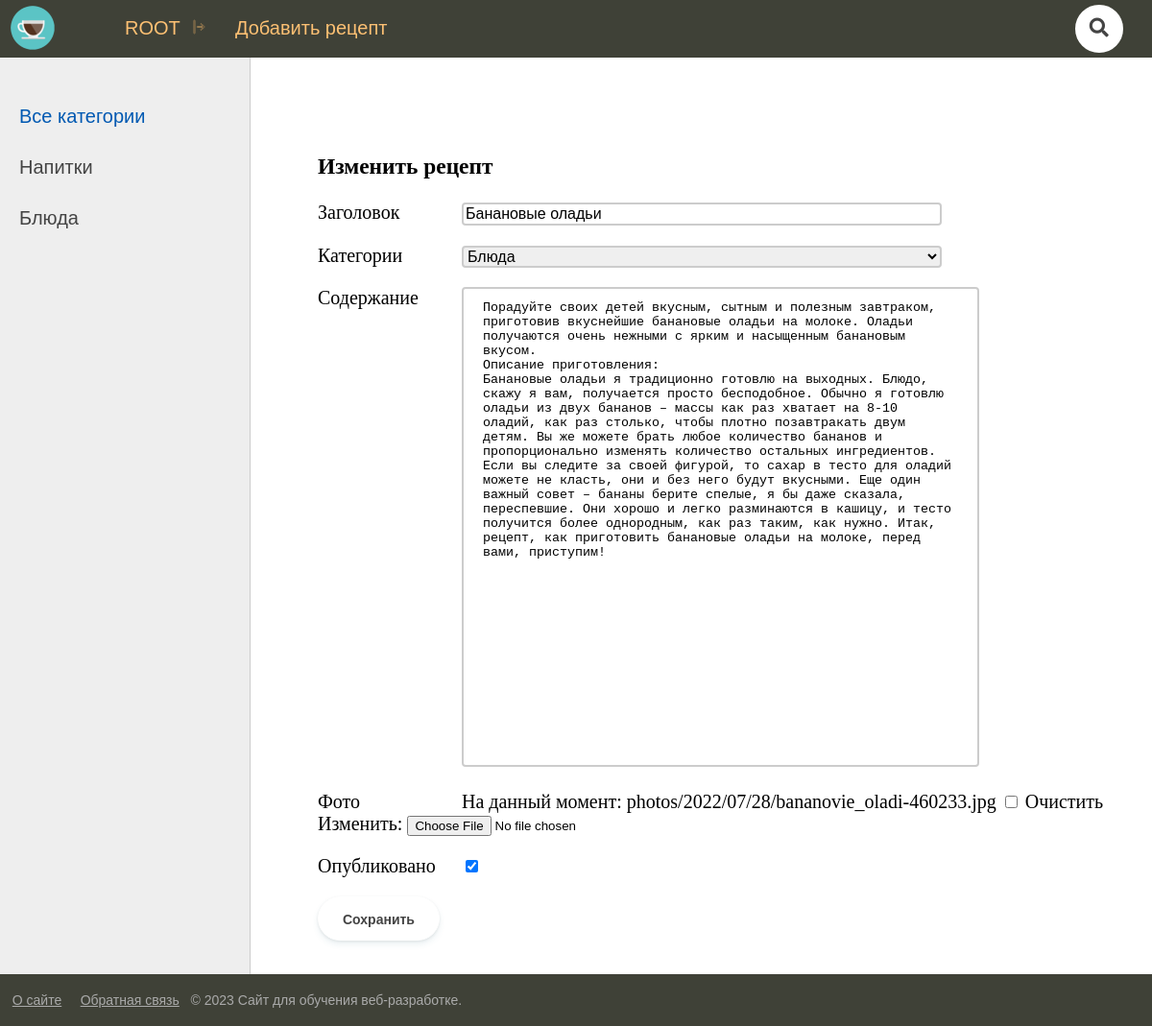
Page /post/bananovyie-oladi/edite/ (signed in) on the committed database.
### blog/models.py (models this page shows, shortened)
class Category(models.Model):
    name = models.CharField(max_length=100, db_index=True, verbose_name="Категория")
    slug = AutoSlugField(populate_from="name", max_length=255, unique=True, db_index=True, verbose_name="URL")
    def __str__(self):
        return self.name
    def get_absolute_url(self):
        return reverse('category', kwargs={'cat_slug': self.slug})
    class Meta:
        verbose_name = 'Категория'
        verbose_name_plural = 'Категории'
        ordering = ['id']

class Blog(models.Model):
    title = models.CharField(max_length=255, verbose_name="Заголовок")
    slug = AutoSlugField(populate_from="title", max_length=255, unique=True, db_index=True, verbose_name="URL")
    content = models.TextField(blank=True, verbose_name="Содержание")
    photo = models.ImageField(upload_to="photos/%Y/%m/%d/", verbose_name="Фото", blank=True)
    time_create = models.DateTimeField(auto_now_add=True, verbose_name="Время создания")
    time_update = models.DateTimeField(auto_now=True, verbose_name="Время изменения")
    is_published = models.BooleanField(default=False, verbose_name="Опубликовано")
    cat = models.ForeignKey('Category', on_delete=models.PROTECT, verbose_name="Категории")
    author = models.ForeignKey(User, on_delete=models.PROTECT, verbose_name="Автор")
    votes = GenericRelation("LikeDislike", related_query_name='blog')
    class Meta:
        verbose_name = 'Блог'
        verbose_name_plural = 'Блоги'
        ordering = ['-time_create', 'title']

### blog/views.py (the view)
# urls.py: path('post/<slug:slug>/edite/', PostUpdateView.as_view(), name='post_update'),
class PostUpdateView(DataMixin, UpdateView):
    model = Blog
    form_class = AddPostForm
    template_name = "blog/addpage.html"
    success_url = reverse_lazy("home")
    def dispatch(self, request, *args, **kwargs):
        author = Blog.objects.get(slug=self.kwargs["slug"]).author
        if request.user.is_authenticated and request.user == author:
            return super().dispatch(request, *args, **kwargs)
        else:
            return redirect("login")
    def get_context_data(self, *, object_list=None, **kwargs):
        context = super().get_context_data(**kwargs)
        context["title"] = "Изменить рецепт"
        c_def = self.get_user_data()
        context.update(c_def)
        return context

### blog/forms.py (shortened to what this page needs)
class AddPostForm(forms.ModelForm):
    def __init__(self, *args, **kwargs):
        super().__init__(*args, **kwargs)
        self.fields["cat"].empty_label = "Категория не выбрана"
    class Meta:
        model = Blog
        fields = ["title", "cat", "content", "photo", "is_published"]
        widgets ={
            "title": forms.TextInput(attrs={'class': 'form-input', "placeholder": "Название рецепта"}),
            "content": forms.Textarea(attrs={'cols': 60, 'rows': 10}),
        }

### blog/utils.py (called while the page is built)
    def get_user_data(self, **kwargs):
        context = kwargs
        cats = Category.objects.all()
        context["cats"] = cats
        context["header_menu"] = header_menu
        context["footer_menu"] = footer_menu
        if "cat_selected" not in context:
            context["cat_selected"] = 0
        return context

### blog/templates/blog/addpage.html (shortened to what this page needs)
{% extends 'blog/base.html' %}
{% block content %}
<h3>{{ title }}</h3>
<form action="{{ post.get_absolute_url }}" method="post" enctype="multipart/form-data">
{% for f in form %}
<p><label class="form-label" for="{{ f.id_for_label }}">{{ f.label }}</label>{{ f }}</p>
{% endfor %}
<button type="submit">Сохранить</button>
</form>
{% endblock %}

### blog/templates/blog/base.html (shortened to what this page needs)
{% load static %}
<!DOCTYPE html>
<html>
<head>
	<link type="text/css" href="{% static 'blog/css/styles.css' %}" rel="stylesheet" />
	<link rel="stylesheet" href="https://maxcdn.bootstrapcdn.com/font-awesome/4.5.0/css/font-awesome.min.css">
</head>
<body>
<table class="table-page" border=0 cellpadding="0" cellspacing="0">
<tr><td valign=top>
{% block mainmenu %}
		<div class="header">
			<ul id="mainmenu" class="mainmenu">
				<li class="logo"><a href="{% url 'home' %}"><div class="logo"></div></a></li>
				<li class="first">
				 {% if request.user.is_authenticated %}
					<li class="first"> {{user.username | upper }}&nbsp;&nbsp;<a href="{% url 'logout' %}"><img class="logout" src="{% static 'blog/images/logout1.svg' %}"</img></a></li>
				{% else %}
					<li class="first"><a href="{% url 'register' %}">Регистрация</a> | <a href="{% url 'login' %}">Войти</a></li>
				{% endif %}
				</li>
				{% for m in header_menu %}
					<li><a href="{% url m.url_name %}">{{m.title}}</a></li>
				{% endfor %}
				<li class="last">
					<li class="last">
						<link rel="stylesheet" href="https://use.fontawesome.com/releases/v5.3.1/css/all.css">
						<form class="search" action="{% url 'search' %}" method="get">
  							<i class="fa fa-search"></i>
						</form>
					</li>
				</li>
			</ul>
		</div>
{% endblock mainmenu %}
<table class="table-content" border=0 cellpadding="0" cellspacing="0">
<tr>
	<td valign="top" class="left-chapters">
	<ul id="leftchapters">
{% if cat_selected == 0 %}
		<li class="selected">Все категории</li>
{% else %}
		<li><a href="{% url 'home' %}">Все категории</a></li>
{% endif %}
{% for c in cats %}
		{% if cat_selected == c.pk %}
			<li class="selected">{{ c.name }}</li>
		{% else %}
			<li><a href="{{ c.get_absolute_url }}">{{ c.name }}</a></li>
		{% endif %}
{% endfor %}
	</ul>
</td>
<td valign="top" class="content">
	<div class="content-text">
{% block content %}
{% endblock %}
	</div>
</td></tr></table>
</td></tr>
<tr><td valign=top>
	<div id="footer">
	<p>
		{% for m in footer_menu %}
			&nbsp; <a href="{% url m.url_name %}">{{m.title}}</a> &nbsp;
		{% endfor %}
		&copy; {% now "Y" %} Сайт для обучения веб-разработке.
	</p>
	</div>
</td></tr></table>
</body>
</html>

### blog/static/blog/css/styles.css (style rules this page uses)
html, body { font-family: 'Arial'; margin: 0; padding: 0; height: 100%; width: 100%; color: #444; }
a { color: black; text-decoration: none; }
form.search { position: relative; top: 50%; left: 50%; transform: translate(-50%,-50%); transition: all 1s; width: 50px; height: 50px; background: white; box-sizing: border-box; border-radius: 25px; border: 4px solid white; padding: 5px; margin: 12px 0px 0 0px; }
.fa { box-sizing: border-box; padding: 10px; width: 42.5px; height: 42.5px; position: absolute; top: 0; right: 0; border-radius: 50%; color: #444; text-align: center; font-size: 1.2em; transition: all 1s; }
img { max-width: 600px; height: auto; }
img.logout { opacity:0.5; filter:alpha(opacity=50); }
.table-page { width: 100%; height: 100%; vertical-align: top; }
.table-page tr { height: 100%; }
.header { background: #3F4137; height: 60px; z-index: 999999; }
.logo { background: url('../images/logo.png') no-repeat 10px 5px; width: 70px; height: 60px; }
ul.mainmenu { list-style: none; margin: 0; padding: 0; height: 60px; color: #fdc073; font-size: 20px; overflow: hidden; }
ul.mainmenu li { float: left; margin: 18px 0px 0 30px; }
ul.mainmenu li.logo { margin: 0; }
ul.mainmenu li.last { float: right; }
ul.mainmenu li a { color: #fdc073; text-decoration: none; }
.table-content { width: 100%; min-height: 100%; height: 100%; }
.left-chapters { margin: 0; background: #eee; border-right: 1px solid #ccc; min-height: 100%; }
.left-chapters ul { width: 230px; min-height: 100%; margin: 0; padding: 20px 10px 10px 20px; list-style: none; font-size: 20px; min-height: calc(100vh - 55px); }
.left-chapters ul li { margin: 30px 0 0 0; color: #999; }
.left-chapters ul li.selected { color: #0059b2; }
.left-chapters ul li a { color: #444; text-decoration: none; }
.content { padding: 40px 20px 20px 40px; width: 100%; box-sizing: border-box; }
.content-text { margin: 60px 0 0 30px; color: #000; font-size: 20px; font-family: Yandex Sans Display Light; }
#footer { box-sizing: border-box; background: #3F4137; padding: 5px; color: #aaa; font-size: 14px; font-family: Verdana, Geneva, Arial, Helvetica; text-align: left; overflow: hidden; }
#footer a { text-decoration: underline; color: #aaa; }
.form-input { width: 492px; font-size: 16px; border: 2px solid #ccc; border-radius: 4px; font-size: 16px; }
.form-label { display: inline-block; min-width: 150px; vertical-align: top; }
button { display: inline-block; box-sizing: border-box; padding: 0 25px; margin: 0 15px 15px 0; outline: none; border: 1px solid #fff; border-radius: 50px; height: 46px; line-height: 46px; font-size: 14px; font-weight: 600; text-decoration: none; color: #444; background-color: #fff; box-shadow: 0 4px 6px rgb(65 132 144 / 10%), 0 1px 3px rgb(0 0 0 / 8%); cursor: pointer; user-select: none; appearance: none; touch-action: manipulation; vertical-align: top; transition: box-shadow 0.2s; }
textarea { height: 500px; padding: 12px 20px; box-sizing: border-box; border: 2px solid #ccc; border-radius: 4px; resize: none; }
select#id_cat { width: 500px; font-size: 16px; border: 2px solid #ccc; border-radius: 4px; font-size: 16px; }

### rows in the picture
Category: name "Напитки"
Category: name "Блюда"
Blog: form "Банановые оладьи" "Блюда" "Порадуйте своих детей вкусным, сытным и полезным завтраком, приготовив вкуснейшие банановые оладьи на молоке. Оладьи получаются очень нежными с ярким и насыщенным банановым вкусом. Описание приготовления: Банановые оладьи я традиционно готовлю на выходных. Блюдо, скажу я вам, получается просто бесподобное. Обычно я готовлю оладьи из двух бананов – массы как раз хватает на 8-10 оладий, как раз столько, чтобы плотно позавтракать двум детям. Вы же можете брать любое количество бананов и пропорционально изменять количество остальных ингредиентов. Если вы следите за своей фигурой, то сахар в тесто для оладий можете не класть, они и без него будут вкусными. Еще один важный совет – бананы берите…" "☑"

### other values in the picture
{{ user.username | upper }} "ROOT"
{{ m.title }} "Добавить рецепт"
{{ title }} "Изменить рецепт"
{{ f.label }} "Заголовок" "Категории" "Содержание" "Фото" "Опубликовано"
{{ m.title }} "О сайте" "Обратная связь"
